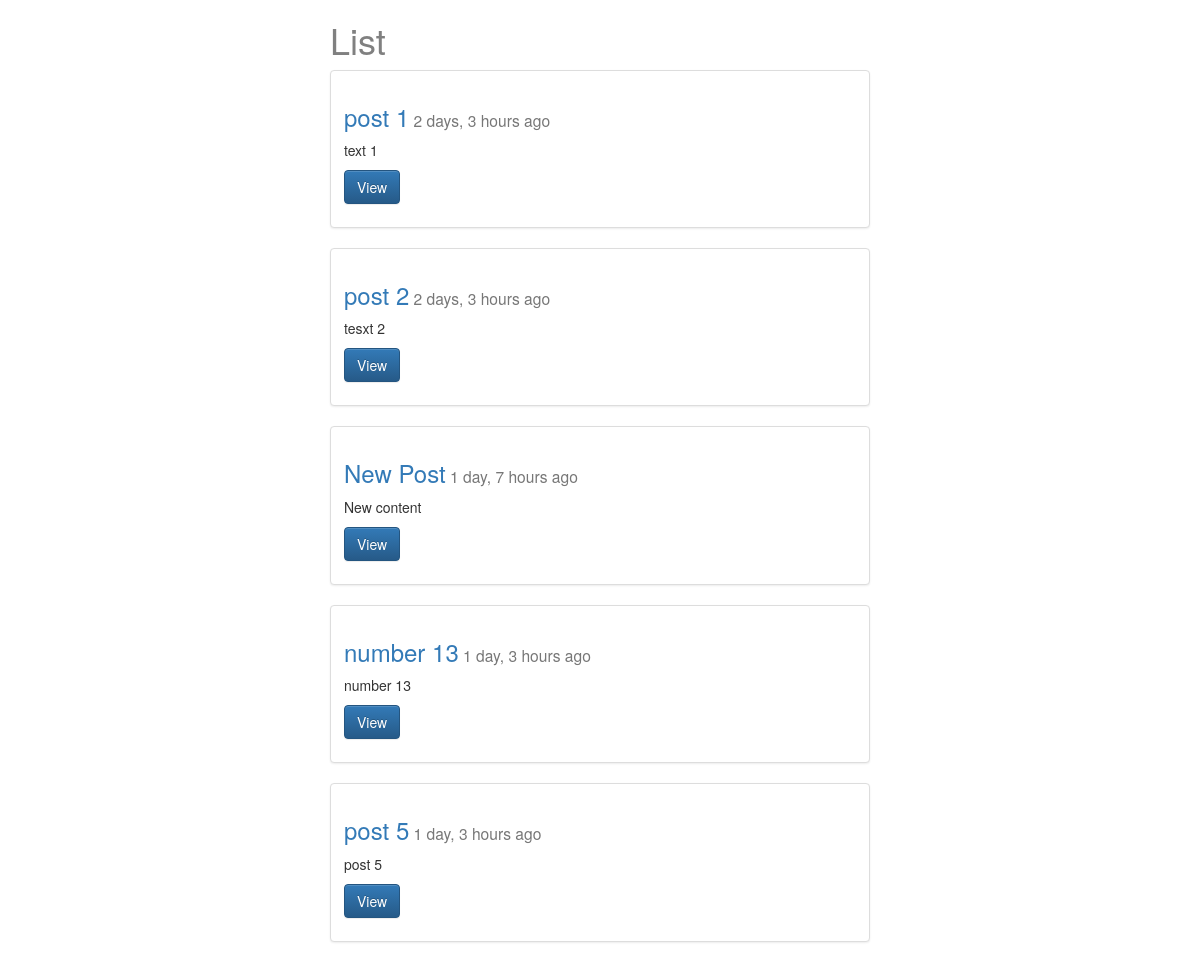
/posts/, run on an earlier commit of the app's database.
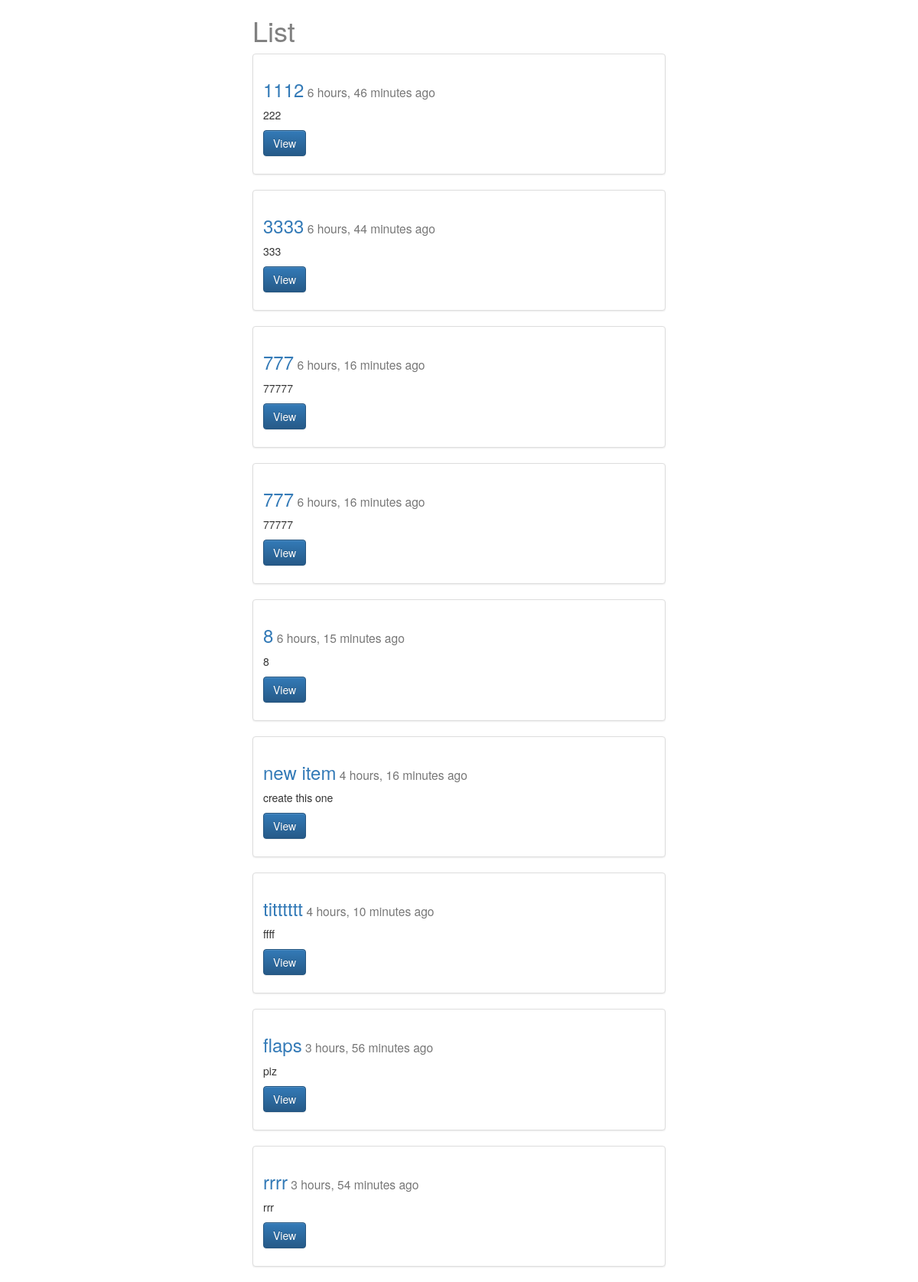
And on a later commit of the database.
### posts/models.py (models this page shows, shortened)
class Post(models.Model):
    title = models.CharField(max_length=120)
    content = models.TextField()
    updated = models.DateTimeField(auto_now=True, auto_now_add=False)
    timestamp = models.DateTimeField(auto_now=False, auto_now_add=True)
    def get_absolute_url(self):
        return reverse("posts:detail", kwargs={"id": self.id})

### posts/views.py (the view)
def post_list(request):  # list items
    queryset = Post.objects.all()
    context = {"object_list": queryset, "title": "List"}
    return render(request, 'post_list.html', context)

### templates/post_list.html (shortened to what this page needs)
{% extends 'base.html' %}
{% block content %}
<div class='col-sm-6 col-sm-offset-3'>
  <h1>{{ title }}</h1>
{% for obj in object_list %}
<div class="row">
  <div class="col-sm-12">
    <div class="thumbnail">
      <div class="caption">
        <h3>  <a href='{{ obj.get_absolute_url }}'>{{ obj.title }}</a><small> {{ obj.timestamp|timesince }} ago</small></h3>
        <p>{{ obj.content|linebreaks|truncatechars:120 }}</p>
        <p><a href="{{ obj.get_absolute_url }}" class="btn btn-primary" role="button">View</a></p>
      </div>
    </div>
  </div>
</div>
{% endfor %}
</div>
{% endblock content %}

### templates/base.html (shortened to what this page needs)
{% load staticfiles %}
<html>
<head>
<link rel="stylesheet" href="https://maxcdn.bootstrapcdn.com/bootstrap/3.3.7/css/bootstrap.min.css">
<link rel="stylesheet" href="https://maxcdn.bootstrapcdn.com/bootstrap/3.3.7/css/bootstrap-theme.min.css">
<link rel="stylesheet" href='{% static "css/base.css" %}' />
</head>
<body>
<div class='container'>
{% block content %}{% endblock content %}
</div>
</body>
</html>

### static/css/base.css (style rules this page uses)
h1 { color: gray; }

What changed in the data, as far as the page shows it:
removed Post: title "post 1", timestamp "2 days, 3 hours", content "text 1"
removed Post: title "post 2", timestamp "2 days, 3 hours", content "tesxt 2"
removed Post: title "New Post", timestamp "1 day, 7 hours", content "New content"
removed Post: title "number 13", timestamp "1 day, 3 hours", content "number 13"
removed Post: title "post 5", timestamp "1 day, 3 hours", content "post 5"
added Post: title "1112", timestamp "6 hours, 46 minutes", content "222"
added Post: title "3333", timestamp "6 hours, 44 minutes", content "333"
added Post: title "777", timestamp "6 hours, 16 minutes", content "77777"
added Post: title "777", timestamp "6 hours, 16 minutes", content "77777"
added Post: title "8", timestamp "6 hours, 15 minutes", content "8"
added Post: title "new item", timestamp "4 hours, 16 minutes", content "create this one"
added Post: title "titttttt", timestamp "4 hours, 10 minutes", content "ffff"
added Post: title "flaps", timestamp "3 hours, 56 minutes", content "piz"
added Post: title "rrrr", timestamp "3 hours, 54 minutes", content "rrr"
